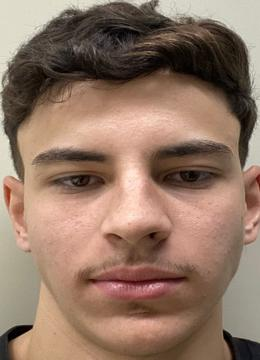
#> input picture minha_foto_a.jpg, 260 x 360 px
$ jupyter execute Analise_da_diferenca_aula.ipynb
#> lines starting #> are read from the running program, lines starting #| are printed output that depends on the picture
# Análise da diferença de imagens

### Neste exercício utilizaremos o conjunto de dados da FEI + duas fotos inéditas
- Faça o download do conjunto de dados: https://fei.edu.br/~cet/frontalimages_manuallyaligned_part1.zip
- Descompacte o conjunto e dados no mesmo diretório deste arquivo
- Copie as duas imagens inéditas para o mesmo diretório deste arquivo

##### Passo 1: Importar as bibliotecas necessárias

[cell 1]
from PIL import Image
import numpy as np
import pandas as pd
import matplotlib.pyplot as plt
import glob

##### Passo 2: Importar o conjunto de dados da FEI

[cell 2]
# Criando uma variável para armazenar as imagens
dataset = []

# Criando um laço de repetição para importar cada imagem
for file in glob.glob("frontalimages_manuallyaligned_part1/*.jpg"):
    # Carredando a imagem do índice
    load_file = Image.open(file)
    # Convertendo a imagem e tons de cinza
    load_file = load_file.convert("L")
    # Convertendo o objeto imagem em array
    load_file = np.array(load_file)
    # Adicionando a array da na variável dataset
    dataset.append(load_file)
# Convertendo a lista de imagens em array
dataset = np.array(dataset)

[cell 3]
# Dimensão do conjunto de dados
dataset.shape

##### Passo 3: Importar as duas fotos inéditas

[cell 4]
foto_neutral = np.array(Image.open('minha_foto_a.jpg').convert('L'))
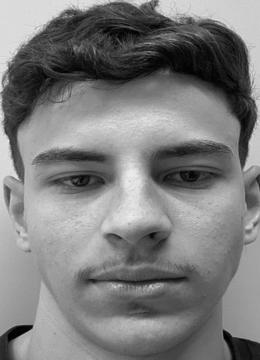
#> foto_neutral: shape (360, 260); min 0, max 237, mean 124.2
foto_sorrindo = np.array(Image.open('minha_foto_b.jpg').convert('L'))
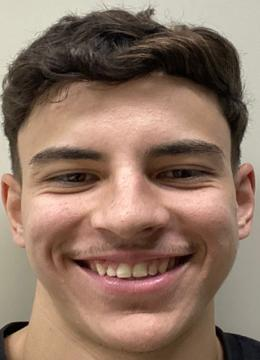
#> input picture minha_foto_b.jpg, 260 x 360 px
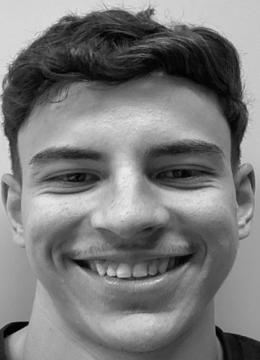
#> foto_sorrindo: shape (360, 260); min 0, max 235, mean 122.8

[cell 5]
plt.subplots(figsize = (8,4))
plt.axis('off')
plt.subplot(1,2,1)
plt.imshow(foto_neutral, cmap = 'gray')
plt.title('Minha foto neutra', fontsize=16)
plt.axis('off')
plt.subplot(1,2,2)
plt.imshow(foto_sorrindo, cmap = 'gray')
plt.title('Minha foto sorrindo', fontsize=16)
plt.axis('off')
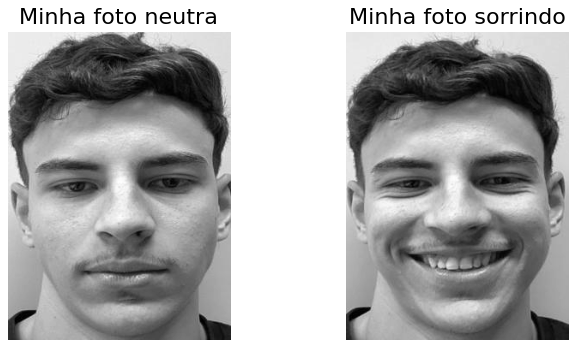
#> figure drawn by matplotlib, 2 panels

##### Passo 4: Calcular a diferença das fotos inéditas em relação ao conjunto de dados da FEI

[cell 6]
indice = dataset.shape[0]

dif_neutral = np.zeros([indice])
dif_smiling = np.zeros([indice])

for img in range(indice):
    dif_neutral[img] = np.sum(abs(dataset[img,:,:]-foto_neutral))
    dif_smiling[img] = np.sum(abs(dataset[img,:,:]-foto_sorrindo))
#> after the loop, dif_neutral = empty array; dif_smiling = empty array

[cell 7]
df_dif_neutral = pd.DataFrame(dif_neutral, columns = ['Diferença'])
#> df_dif_neutral = table of 0 rows and 1 columns
df_dif_neutral
#> Out = table of 0 rows and 1 columns

[cell 8]
df_dif_smiling = pd.DataFrame(dif_smiling, columns = ['Diferença']).head(5)
#> df_dif_smiling = table of 0 rows and 1 columns
df_dif_smiling
#> Out = table of 0 rows and 1 columns

[cell 9]
s_dif_neutral = df_dif_neutral.sort_values(by = 'Diferença').head(5)
#> s_dif_neutral = table of 0 rows and 1 columns
s_dif_neutral
#> Out = table of 0 rows and 1 columns

[cell 10]
id_neutral = list(s_dif_neutral.index)
#> id_neutral = []
id_neutral

[cell 11]
plt.subplots(figsize = (15,3))
plt.axis('off')
plt.subplot(1,len(id_neutral)+1,1)
plt.imshow(foto_neutral, cmap = 'gray')
plt.title('Minha foto neutra', fontsize=16)
plt.axis('off')
position = 2
for id_img in id_neutral:
    plt.subplot(1,len(id_neutral)+1,position)
    position += 1
    plt.imshow(dataset[id_img,:,:], cmap = 'gray')
    plt.title(id_img, fontsize=16)
    plt.axis('off')
#> this loop made 0 passes
#> after the loop, position = 2

plt.show()

[cell 12]
s_dif_neutral_r = df_dif_neutral.sort_values(by = 'Diferença', ascending = False).head(5)
#> s_dif_neutral_r = table of 0 rows and 1 columns
id_neutral_r = list(s_dif_neutral_r.index)
#> id_neutral_r = []
id_neutral_r

[cell 13]
plt.subplots(figsize = (15,3))
plt.axis('off')
plt.subplot(1,len(id_neutral_r)+1,1)
plt.imshow(foto_neutral, cmap = 'gray')
plt.title('Minha foto neutra', fontsize=16)
plt.axis('off')
position = 2
for id_img in id_neutral_r:
    plt.subplot(1,len(id_neutral_r)+1,position)
    position += 1
    plt.imshow(dataset[id_img,:,:], cmap = 'gray')
    plt.title(id_img, fontsize=16)
    plt.axis('off')
#> after the loop, position = 2

plt.show()

#### Repetindo o processo para foto sorrindo...

[cell 14]
s_dif_smiling = df_dif_smiling.sort_values(by = 'Diferença').head(5)
#> s_dif_smiling = table of 0 rows and 1 columns
id_smiling = list(s_dif_smiling.index)
#> id_smiling = []
id_smiling

[cell 15]
plt.subplots(figsize = (15,3))
plt.axis('off')
plt.subplot(1,len(id_smiling)+1,1)
plt.imshow(foto_sorrindo, cmap = 'gray')
plt.title('Minha foto sorrindo', fontsize=16)
plt.axis('off')
position = 2
for id_img in id_smiling:
    plt.subplot(1,len(id_smiling)+1,position)
    position += 1
    plt.imshow(dataset[id_img,:,:], cmap = 'gray')
    plt.title(id_img, fontsize=16)
    plt.axis('off')
#> after the loop, position = 2

plt.show()

[cell 16]
s_dif_smiling_r = s_dif_smiling.sort_values(by = 'Diferença', ascending = False).head(5)
#> s_dif_smiling_r = table of 0 rows and 1 columns
id_smiling_r = list(s_dif_smiling_r.index)
#> id_smiling_r = []
id_smiling_r

[cell 17]
plt.subplots(figsize = (15,3))
plt.axis('off')
plt.subplot(1,len(id_smiling_r)+1,1)
plt.imshow(foto_sorrindo, cmap = 'gray')
plt.title('Minha foto sorrindo', fontsize=16)
plt.axis('off')
position = 2
for id_img in id_smiling_r:
    plt.subplot(1,len(id_smiling_r)+1,position)
    position += 1
    plt.imshow(dataset[id_img,:,:], cmap = 'gray')
    plt.title(id_img, fontsize=16)
    plt.axis('off')
#> after the loop, position = 2

plt.show()
